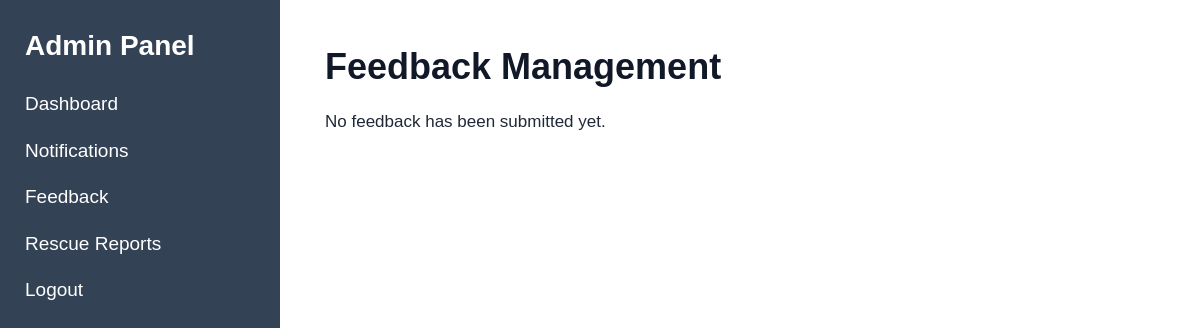
Page /index.php?page=feedback (signed in) on the earlier database version.
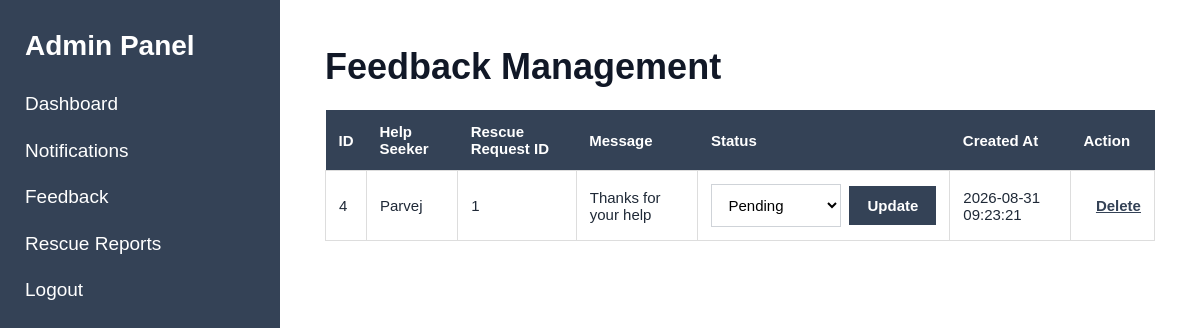
Same page on the later database version.
### tables this page shows
CREATE TABLE `feedback` (
  `id` int(11) NOT NULL,
  `help_seeker_id` int(11) NOT NULL,
  `rescue_request_id` int(11) DEFAULT NULL,
  `message` text NOT NULL,
  `status` enum('pending','reviewed','resolved') NOT NULL DEFAULT 'pending',
  `created_at` timestamp NOT NULL DEFAULT current_timestamp(),
  `updated_at` timestamp NOT NULL DEFAULT current_timestamp() ON UPDATE current_timestamp()
);

CREATE TABLE `users` (
  `id` int(11) NOT NULL,
  `name` varchar(100) NOT NULL,
  `email` varchar(150) NOT NULL,
  `phone` varchar(20) DEFAULT NULL,
  `password` varchar(255) NOT NULL,
  `role` enum('admin','volunteer','witness','help_seeker') NOT NULL,
  `created_at` timestamp NOT NULL DEFAULT current_timestamp(),
  `updated_at` timestamp NOT NULL DEFAULT current_timestamp() ON UPDATE current_timestamp()
);

### models/FeedbackModel.php (called while the page is built, shortened)
<?php
function getAllFeedback($conn)
{
    $sql = "SELECT
                f.id,
                f.help_seeker_id,
                f.rescue_request_id,
                f.message,
                f.status,
                f.created_at,
                f.updated_at,
                u.name AS help_seeker_name
            FROM feedback f
            INNER JOIN users u
                ON f.help_seeker_id = u.id
            ORDER BY f.id DESC";
    $result = mysqli_query($conn, $sql);
    $feedback = [];
    while ($row = mysqli_fetch_assoc($result)) {
        $feedback[] = $row;
    }
    return $feedback;
}

### controllers/FeedbackController.php (called while the page is built, shortened)
<?php
require_once "models/FeedbackModel.php";
function loadAllFeedback($conn)
{
    return getAllFeedback($conn);
}

### views/admin/feedback/index.php (the view, shortened to what this page needs)
<?php require_once "views/partials/header.php"; ?>
<?php require_once "views/partials/sidebar.php"; ?>
<div class="content">
    <h1>Feedback Management</h1>
    <?php if (empty($feedback)): ?>
        <p>No feedback has been submitted yet.</p>
    <?php else: ?>
        <table>
            <thead>
                <tr>
                    <th>ID</th>
                    <th>Help Seeker</th>
                    <th>Rescue Request ID</th>
                    <th>Message</th>
                    <th>Status</th>
                    <th>Created At</th>
                    <th>Action</th>
                </tr>
            </thead>
            <tbody>
                <?php foreach ($feedback as $item): ?>
                    <tr>
                        <td>
                            <?php echo (int)$item['id']; ?>
                        </td>
                        <td>
                            <?php
                            echo htmlspecialchars(
                                $item['help_seeker_name']
                            );
                            ?>
                        </td>
                        <td>
                            <?php
                            echo $item['rescue_request_id'] !== null
                                ? (int)$item['rescue_request_id']
                                : 'N/A';
                            ?>
                        </td>
                        <td>
                            <?php
                            echo htmlspecialchars(
                                $item['message']
                            );
                            ?>
                        </td>
                        <td>
                            <form
                                method="POST"
                                action="index.php?page=feedback"
                                class="status-form"
                            >
                                <select name="status">
                                    <option
                                        value="pending"
                                        <?php
                                        echo $item['status'] === 'pending'
                                            ? 'selected'
                                            : '';
                                        ?>
                                    >
                                        Pending
                                    </option>
                                </select>
                                <button type="submit">
                                    Update
                                </button>
                            </form>
                        </td>
                        <td>
                            <?php
                            echo htmlspecialchars(
                                $item['created_at']
                            );
                            ?>
                        </td>
                        <td>
                            <form
                                method="POST"
                                action="index.php?page=feedback-delete"
                                class="delete-form"
                                onsubmit="return confirm('Are you sure you want to delete this feedback?');"
                            >
                                <button
                                    type="submit"
                                    class="delete-link"
                                >
                                    Delete
                                </button>
                            </form>
                        </td>
                    </tr>
                <?php endforeach; ?>
            </tbody>
        </table>
    <?php endif; ?>
</div>
<?php require_once "views/partials/footer.php"; ?>

Differences in the rows shown:
added feedback: id "4", help_seeker.name "Parvej", rescue_request "1", message "Thanks for your help", status "Pending", created_at "2026-08-31 09:23:21"
Other differences:
text no longer shown: "No feedback has been submitted yet."
text now shown: "ID Help Seeker Rescue Request ID Message Status Created At Action"
